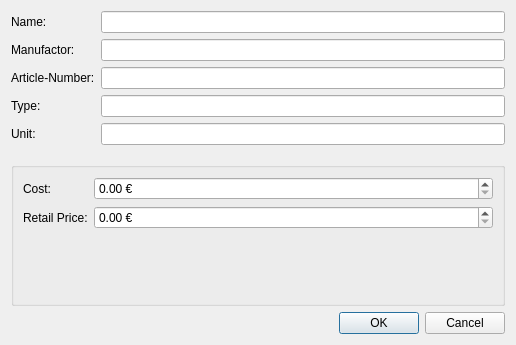
<?xml version="1.0" encoding="UTF-8"?>
<ui version="4.0">
 <class>ProductDialog</class>
 <widget class="QDialog" name="ProductDialog">
  <property name="geometry">
   <rect>
    <x>0</x>
    <y>0</y>
    <width>516</width>
    <height>345</height>
   </rect>
  </property>
  <property name="windowTitle">
   <string>Dialog</string>
  </property>
  <layout class="QVBoxLayout" name="verticalLayout">
   <item>
    <layout class="QFormLayout" name="formLayout_6">
     <property name="fieldGrowthPolicy">
      <enum>QFormLayout::ExpandingFieldsGrow</enum>
     </property>
     <item row="0" column="0">
      <widget class="QLabel" name="nameLabel_2">
       <property name="text">
        <string>Name:</string>
       </property>
      </widget>
     </item>
     <item row="0" column="1">
      <widget class="QLineEdit" name="leName"/>
     </item>
     <item row="1" column="0">
      <widget class="QLabel" name="einheitLabel_2">
       <property name="text">
        <string>Manufactor:</string>
       </property>
      </widget>
     </item>
     <item row="1" column="1">
      <widget class="QLineEdit" name="leManufactor"/>
     </item>
     <item row="2" column="0">
      <widget class="QLabel" name="beschreibungLabel_2">
       <property name="text">
        <string>Article-Number:</string>
       </property>
      </widget>
     </item>
     <item row="2" column="1">
      <widget class="QLineEdit" name="leNr"/>
     </item>
     <item row="4" column="1">
      <widget class="QLineEdit" name="leUnit"/>
     </item>
     <item row="4" column="0">
      <widget class="QLabel" name="label_3">
       <property name="text">
        <string>Unit:</string>
       </property>
      </widget>
     </item>
     <item row="3" column="1">
      <widget class="QLineEdit" name="leType"/>
     </item>
     <item row="3" column="0">
      <widget class="QLabel" name="typeLabel">
       <property name="text">
        <string>Type:</string>
       </property>
      </widget>
     </item>
    </layout>
   </item>
   <item>
    <widget class="QGroupBox" name="bought_produc_gb">
     <property name="title">
      <string/>
     </property>
     <layout class="QHBoxLayout" name="horizontalLayout_3">
      <item>
       <layout class="QFormLayout" name="formLayout_4">
        <item row="1" column="1">
         <widget class="QDoubleSpinBox" name="sbCost">
          <property name="suffix">
           <string> €</string>
          </property>
          <property name="maximum">
           <double>999999.989999999990687</double>
          </property>
         </widget>
        </item>
        <item row="3" column="0">
         <widget class="QLabel" name="verkaufspreisLabel_2">
          <property name="text">
           <string>Retail Price:</string>
          </property>
         </widget>
        </item>
        <item row="3" column="1">
         <widget class="QDoubleSpinBox" name="sbPrice">
          <property name="suffix">
           <string> €</string>
          </property>
          <property name="maximum">
           <double>999999.989999999990687</double>
          </property>
         </widget>
        </item>
        <item row="1" column="0">
         <widget class="QLabel" name="einkaufspreisLabel_2">
          <property name="text">
           <string>Cost:</string>
          </property>
         </widget>
        </item>
       </layout>
      </item>
     </layout>
    </widget>
   </item>
   <item>
    <widget class="QDialogButtonBox" name="buttonBox">
     <property name="orientation">
      <enum>Qt::Horizontal</enum>
     </property>
     <property name="standardButtons">
      <set>QDialogButtonBox::Cancel|QDialogButtonBox::Ok</set>
     </property>
    </widget>
   </item>
  </layout>
 </widget>
 <tabstops>
  <tabstop>leName</tabstop>
  <tabstop>leManufactor</tabstop>
  <tabstop>leNr</tabstop>
  <tabstop>leType</tabstop>
  <tabstop>leUnit</tabstop>
  <tabstop>sbCost</tabstop>
  <tabstop>sbPrice</tabstop>
 </tabstops>
 <resources/>
 <connections>
  <connection>
   <sender>buttonBox</sender>
   <signal>accepted()</signal>
   <receiver>ProductDialog</receiver>
   <slot>accept()</slot>
   <hints>
    <hint type="sourcelabel">
     <x>248</x>
     <y>254</y>
    </hint>
    <hint type="destinationlabel">
     <x>157</x>
     <y>274</y>
    </hint>
   </hints>
  </connection>
  <connection>
   <sender>buttonBox</sender>
   <signal>rejected()</signal>
   <receiver>ProductDialog</receiver>
   <slot>reject()</slot>
   <hints>
    <hint type="sourcelabel">
     <x>316</x>
     <y>260</y>
    </hint>
    <hint type="destinationlabel">
     <x>286</x>
     <y>274</y>
    </hint>
   </hints>
  </connection>
 </connections>
</ui>
